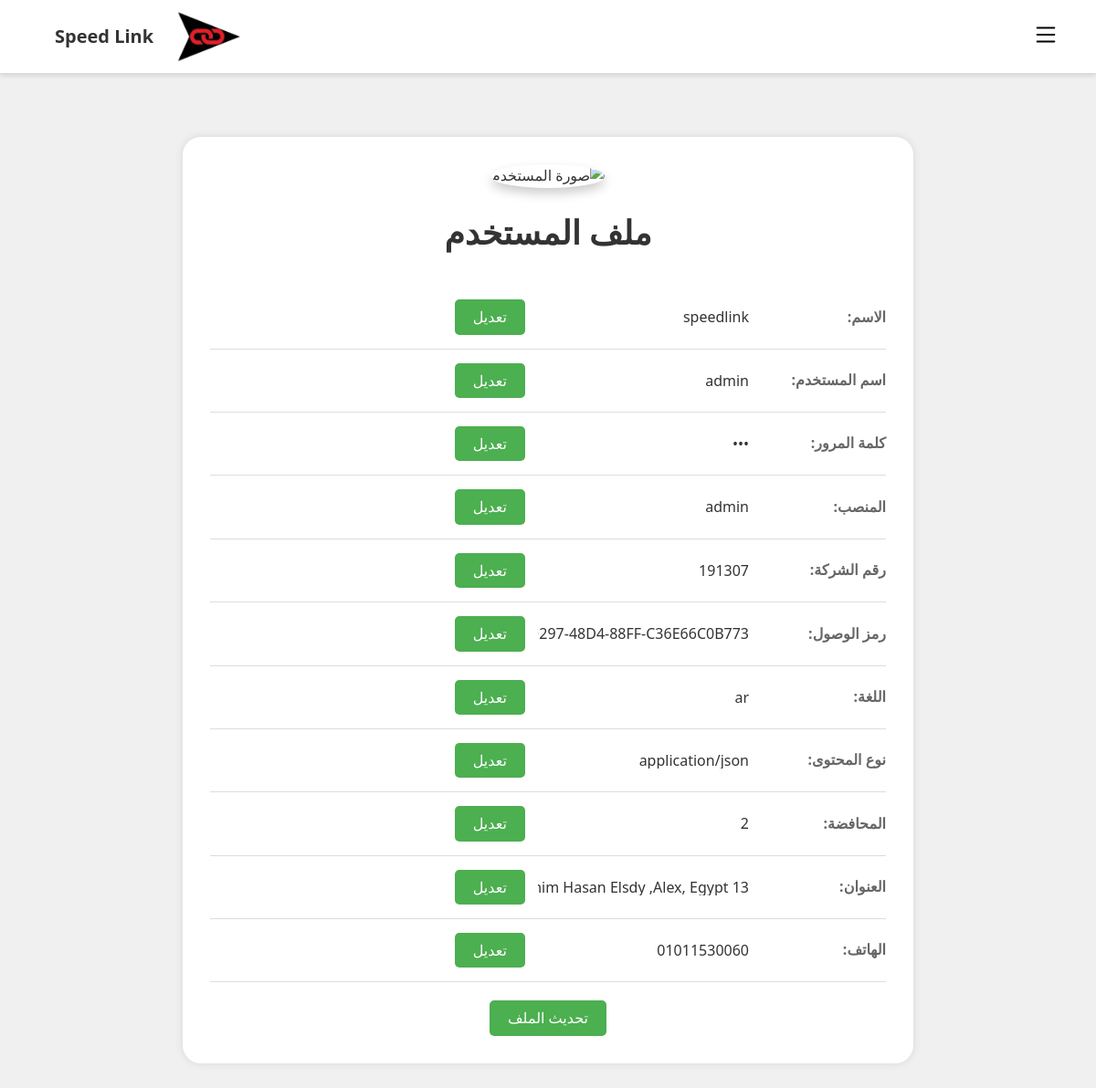
The page /setting (signed in) on the database as committed earlier.
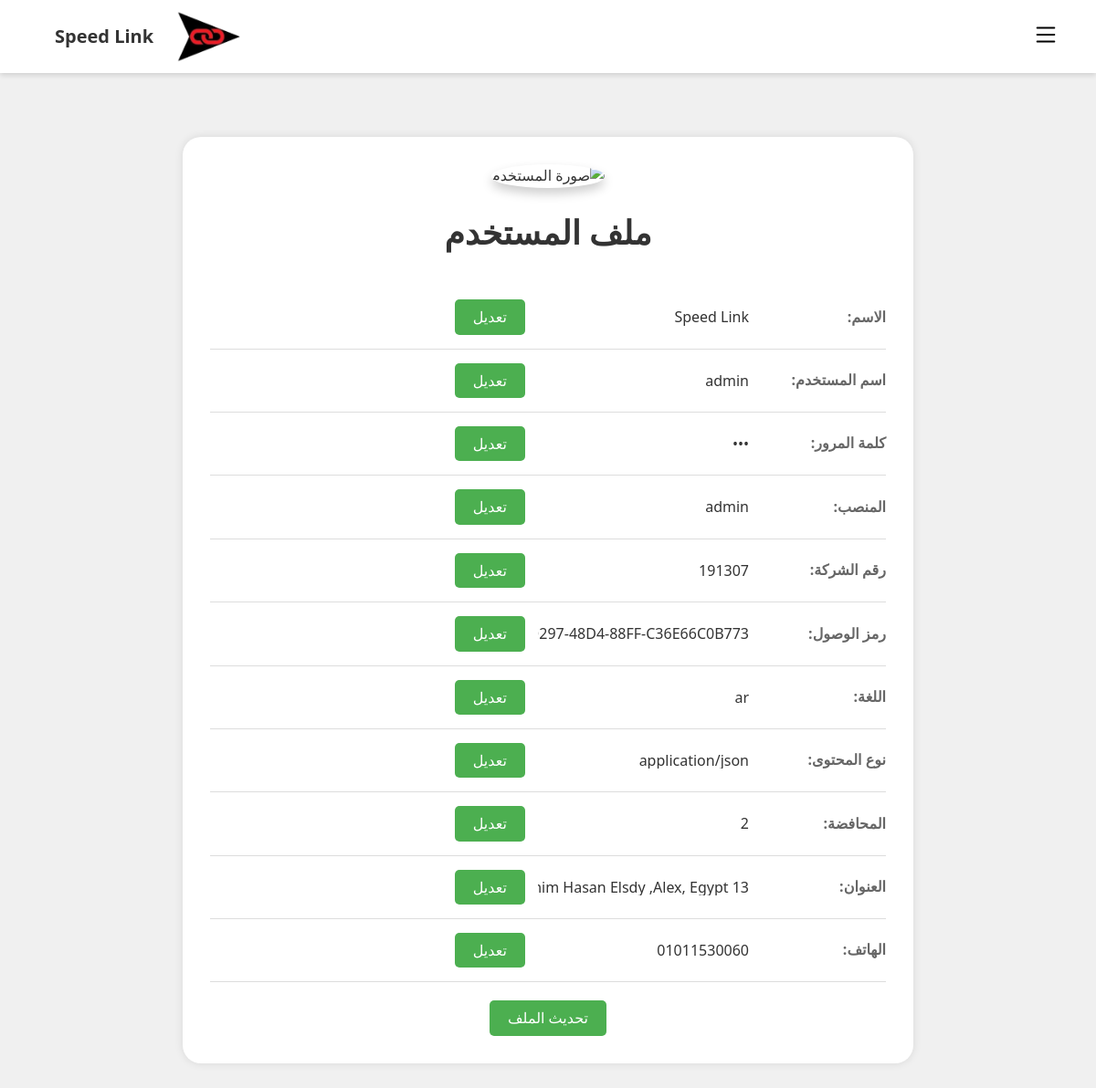
The same page on the database as committed later.
### app.py (models this page shows)
class Admins(db.Model):
    id = db.Column(db.Integer, primary_key=True)
    name = db.Column(db.String(100))
    username = db.Column(db.String(100), unique=True)
    password = db.Column(db.String(100))
    position = db.Column(db.String(100))
    CompanyID = db.Column(db.String(100))
    AccessToken =  db.Column(db.String(200))
    Language  =  db.Column(db.String(200))
    Content_Type = db.Column(db.String(200))
    city=db.Column(db.String(200))
    address = db.Column(db.String(200))
    phone1=db.Column(db.String(100))
    phone2 = db.Column(db.String(100))

### app.py (the view)
@app.route('/setting')
def setting():
    username = session['username']
    admin = Admins.query.filter_by(username=username).first()
    return render_template('setting.html',info=admin)

### templates/setting.html (shortened to what the changed rows need)
{% extends 'base.html' %} {% block content %}
<div class="profile-container">
<div class="profile-header">
    <h1>ملف المستخدم</h1>
</div>
<div class="profile-details">
    <form action="/update_profile/{{ info.id }}" method="post">
        <table>
            <tr>
                <td>
                    <input type="text" name="name" value="{{ info.name }}" class="readonly" readonly>
                    <button type="button" class="edit-button" onclick="enableField(this)">تعديل</button>
                </td>
            </tr>
            <tr>
                <td>
                    <input type="text" name="username" value="{{ info.username }}" class="readonly" readonly>
                    <button type="button" class="edit-button" onclick="enableField(this)">تعديل</button>
                </td>
            </tr>
            <tr>
                <td>
                    <input type="password" name="password" value="{{ info.password }}" class="readonly" readonly>
                    <button type="button" class="edit-button" onclick="enableField(this)">تعديل</button>
                </td>
            </tr>
            <tr>
                <td>
                    <input type="text" name="position" value="{{ info.position }}" class="readonly" readonly>
                    <button type="button" class="edit-button" onclick="enableField(this)">تعديل</button>
                </td>
            </tr>
            <tr>
                <td>
                    <input type="number" name="CompanyID" value="{{ info.CompanyID }}" class="readonly" readonly>
                    <button type="button" class="edit-button" onclick="enableField(this)">تعديل</button>
                </td>
            </tr>
            <tr>
                <td>
                    <input type="text" name="AccessToken" value="{{ info.AccessToken }}" class="readonly" readonly>
                    <button type="button" class="edit-button" onclick="enableField(this)">تعديل</button>
                </td>
            </tr>
            <tr>
                <td>
                    <input type="text" name="Language" value="{{ info.Language }}" class="readonly" readonly>
                    <button type="button" class="edit-button" onclick="enableField(this)">تعديل</button>
                </td>
            </tr>
            <tr>
                <td>
                    <input type="text" name="Content_Type" value="{{ info.Content_Type }}" class="readonly" readonly>
                    <button type="button" class="edit-button" onclick="enableField(this)">تعديل</button>
                </td>
            </tr>
            <tr>
                <td>
                    <input type="text" name="city" value="{{ info.city }}" class="readonly" readonly>
                    <button type="button" class="edit-button" onclick="enableField(this)">تعديل</button>
                </td>
            </tr>
            <tr>
                <td>
                    <input type="text" name="address" value="{{ info.address }}" class="readonly" readonly>
                    <button type="button" class="edit-button" onclick="enableField(this)">تعديل</button>
                </td>
            </tr>
            <tr>
                <td>
                    <input type="text" name="phone" value="{{ info.phone1 }}" class="readonly" readonly>
                    <button type="button" class="edit-button" onclick="enableField(this)">تعديل</button>
                </td>
            </tr>
        </table>
    </form>
</div>
</div>
{% endblock %}

Rows that differ between the two databases and show on the page:
changed Admins "admin": name "speedlink" → "Speed Link"
